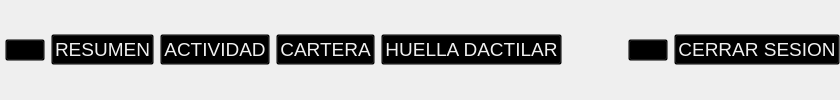
      <widget class="QWidget" name="pageMenu">
       <layout class="QGridLayout" name="gridLayout_12">
        <property name="leftMargin">
         <number>0</number>
        </property>
        <property name="topMargin">
         <number>0</number>
        </property>
        <property name="rightMargin">
         <number>0</number>
        </property>
        <property name="bottomMargin">
         <number>0</number>
        </property>
        <item row="0" column="0">
         <widget class="QWidget" name="widgetMenu" native="true">
          <property name="palette">
           <palette>
            <active>
             <colorrole role="WindowText">
              <brush brushstyle="SolidPattern">
               <color alpha="255">
                <red>0</red>
                <green>0</green>
                <blue>0</blue>
               </color>
              </brush>
             </colorrole>
             <colorrole role="Button">
              <brush brushstyle="SolidPattern">
               <color alpha="255">
                <red>54</red>
                <green>54</green>
                <blue>54</blue>
               </color>
              </brush>
             </colorrole>
             <colorrole role="Light">
              <brush brushstyle="SolidPattern">
               <color alpha="255">
                <red>255</red>
                <green>255</green>
                <blue>255</blue>
               </color>
              </brush>
             </colorrole>
             <colorrole role="Midlight">
              <brush brushstyle="SolidPattern">
               <color alpha="255">
                <red>240</red>
                <green>245</green>
                <blue>246</blue>
               </color>
              </brush>
             </colorrole>
             <colorrole role="Dark">
              <brush brushstyle="SolidPattern">
               <color alpha="255">
                <red>113</red>
                <green>118</green>
                <blue>118</blue>
               </color>
              </brush>
             </colorrole>
             <colorrole role="Mid">
              <brush brushstyle="SolidPattern">
               <color alpha="255">
                <red>151</red>
                <green>157</green>
                <blue>158</blue>
               </color>
              </brush>
             </colorrole>
             <colorrole role="Text">
              <brush brushstyle="SolidPattern">
               <color alpha="255">
                <red>0</red>
                <green>0</green>
                <blue>0</blue>
               </color>
              </brush>
             </colorrole>
             <colorrole role="BrightText">
              <brush brushstyle="SolidPattern">
               <color alpha="255">
                <red>255</red>
                <green>255</green>
                <blue>255</blue>
               </color>
              </brush>
             </colorrole>
             <colorrole role="ButtonText">
              <brush brushstyle="SolidPattern">
               <color alpha="255">
                <red>0</red>
                <green>0</green>
                <blue>0</blue>
               </color>
              </brush>
             </colorrole>
             <colorrole role="Base">
              <brush brushstyle="SolidPattern">
               <color alpha="255">
                <red>54</red>
                <green>54</green>
                <blue>54</blue>
               </color>
              </brush>
             </colorrole>
             <colorrole role="Window">
              <brush brushstyle="SolidPattern">
               <color alpha="255">
                <red>54</red>
                <green>54</green>
                <blue>54</blue>
               </color>
              </brush>
             </colorrole>
             <colorrole role="Shadow">
              <brush brushstyle="SolidPattern">
               <color alpha="255">
                <red>0</red>
                <green>0</green>
                <blue>0</blue>
               </color>
              </brush>
             </colorrole>
             <colorrole role="AlternateBase">
              <brush brushstyle="SolidPattern">
               <color alpha="255">
                <red>240</red>
                <green>245</green>
                <blue>246</blue>
               </color>
              </brush>
             </colorrole>
             <colorrole role="ToolTipBase">
              <brush brushstyle="SolidPattern">
               <color alpha="255">
                <red>255</red>
                <green>255</green>
                <blue>220</blue>
               </color>
              </brush>
             </colorrole>
             <colorrole role="ToolTipText">
              <brush brushstyle="SolidPattern">
               <color alpha="255">
                <red>0</red>
                <green>0</green>
                <blue>0</blue>
               </color>
              </brush>
             </colorrole>
            </active>
            <inactive>
             <colorrole role="WindowText">
              <brush brushstyle="SolidPattern">
               <color alpha="255">
                <red>0</red>
                <green>0</green>
                <blue>0</blue>
               </color>
              </brush>
             </colorrole>
             <colorrole role="Button">
              <brush brushstyle="SolidPattern">
               <color alpha="255">
                <red>54</red>
                <green>54</green>
                <blue>54</blue>
               </color>
              </brush>
             </colorrole>
             <colorrole role="Light">
              <brush brushstyle="SolidPattern">
               <color alpha="255">
                <red>255</red>
                <green>255</green>
                <blue>255</blue>
               </color>
              </brush>
             </colorrole>
             <colorrole role="Midlight">
              <brush brushstyle="SolidPattern">
               <color alpha="255">
                <red>240</red>
                <green>245</green>
                <blue>246</blue>
               </color>
              </brush>
             </colorrole>
             <colorrole role="Dark">
              <brush brushstyle="SolidPattern">
               <color alpha="255">
                <red>113</red>
                <green>118</green>
                <blue>118</blue>
               </color>
              </brush>
             </colorrole>
             <colorrole role="Mid">
              <brush brushstyle="SolidPattern">
               <color alpha="255">
                <red>151</red>
                <green>157</green>
                <blue>158</blue>
               </color>
              </brush>
             </colorrole>
             <colorrole role="Text">
              <brush brushstyle="SolidPattern">
               <color alpha="255">
                <red>0</red>
                <green>0</green>
                <blue>0</blue>
               </color>
              </brush>
             </colorrole>
             <colorrole role="BrightText">
              <brush brushstyle="SolidPattern">
               <color alpha="255">
                <red>255</red>
                <green>255</green>
                <blue>255</blue>
               </color>
              </brush>
             </colorrole>
             <colorrole role="ButtonText">
              <brush brushstyle="SolidPattern">
               <color alpha="255">
                <red>0</red>
                <green>0</green>
                <blue>0</blue>
               </color>
              </brush>
             </colorrole>
             <colorrole role="Base">
              <brush brushstyle="SolidPattern">
               <color alpha="255">
                <red>54</red>
                <green>54</green>
                <blue>54</blue>
               </color>
              </brush>
             </colorrole>
             <colorrole role="Window">
              <brush brushstyle="SolidPattern">
               <color alpha="255">
                <red>54</red>
                <green>54</green>
                <blue>54</blue>
               </color>
              </brush>
             </colorrole>
             <colorrole role="Shadow">
              <brush brushstyle="SolidPattern">
               <color alpha="255">
                <red>0</red>
                <green>0</green>
                <blue>0</blue>
               </color>
              </brush>
             </colorrole>
             <colorrole role="AlternateBase">
              <brush brushstyle="SolidPattern">
               <color alpha="255">
                <red>240</red>
                <green>245</green>
                <blue>246</blue>
               </color>
              </brush>
             </colorrole>
             <colorrole role="ToolTipBase">
              <brush brushstyle="SolidPattern">
               <color alpha="255">
                <red>255</red>
                <green>255</green>
                <blue>220</blue>
               </color>
              </brush>
             </colorrole>
             <colorrole role="ToolTipText">
              <brush brushstyle="SolidPattern">
               <color alpha="255">
                <red>0</red>
                <green>0</green>
                <blue>0</blue>
               </color>
              </brush>
             </colorrole>
            </inactive>
            <disabled>
             <colorrole role="WindowText">
              <brush brushstyle="SolidPattern">
               <color alpha="255">
                <red>113</red>
                <green>118</green>
                <blue>118</blue>
               </color>
              </brush>
             </colorrole>
             <colorrole role="Button">
              <brush brushstyle="SolidPattern">
               <color alpha="255">
                <red>54</red>
                <green>54</green>
                <blue>54</blue>
               </color>
              </brush>
             </colorrole>
             <colorrole role="Light">
              <brush brushstyle="SolidPattern">
               <color alpha="255">
                <red>255</red>
                <green>255</green>
                <blue>255</blue>
               </color>
              </brush>
             </colorrole>
             <colorrole role="Midlight">
              <brush brushstyle="SolidPattern">
               <color alpha="255">
                <red>240</red>
                <green>245</green>
                <blue>246</blue>
               </color>
              </brush>
             </colorrole>
             <colorrole role="Dark">
              <brush brushstyle="SolidPattern">
               <color alpha="255">
                <red>113</red>
                <green>118</green>
                <blue>118</blue>
               </color>
              </brush>
             </colorrole>
             <colorrole role="Mid">
              <brush brushstyle="SolidPattern">
               <color alpha="255">
                <red>151</red>
                <green>157</green>
                <blue>158</blue>
               </color>
              </brush>
             </colorrole>
             <colorrole role="Text">
              <brush brushstyle="SolidPattern">
               <color alpha="255">
                <red>113</red>
                <green>118</green>
                <blue>118</blue>
               </color>
              </brush>
             </colorrole>
             <colorrole role="BrightText">
              <brush brushstyle="SolidPattern">
               <color alpha="255">
                <red>255</red>
                <green>255</green>
                <blue>255</blue>
               </color>
              </brush>
             </colorrole>
             <colorrole role="ButtonText">
              <brush brushstyle="SolidPattern">
               <color alpha="255">
                <red>113</red>
                <green>118</green>
                <blue>118</blue>
               </color>
              </brush>
             </colorrole>
             <colorrole role="Base">
              <brush brushstyle="SolidPattern">
               <color alpha="255">
                <red>54</red>
                <green>54</green>
                <blue>54</blue>
               </color>
              </brush>
             </colorrole>
             <colorrole role="Window">
              <brush brushstyle="SolidPattern">
               <color alpha="255">
                <red>54</red>
                <green>54</green>
                <blue>54</blue>
               </color>
              </brush>
             </colorrole>
             <colorrole role="Shadow">
              <brush brushstyle="SolidPattern">
               <color alpha="255">
                <red>0</red>
                <green>0</green>
                <blue>0</blue>
               </color>
              </brush>
             </colorrole>
             <colorrole role="AlternateBase">
              <brush brushstyle="SolidPattern">
               <color alpha="255">
                <red>226</red>
                <green>236</green>
                <blue>237</blue>
               </color>
              </brush>
             </colorrole>
             <colorrole role="ToolTipBase">
              <brush brushstyle="SolidPattern">
               <color alpha="255">
                <red>255</red>
                <green>255</green>
                <blue>220</blue>
               </color>
              </brush>
             </colorrole>
             <colorrole role="ToolTipText">
              <brush brushstyle="SolidPattern">
               <color alpha="255">
                <red>0</red>
                <green>0</green>
                <blue>0</blue>
               </color>
              </brush>
             </colorrole>
            </disabled>
           </palette>
          </property>
          <property name="autoFillBackground">
           <bool>false</bool>
          </property>
          <layout class="QHBoxLayout" name="horizontalLayout_2">
           <property name="leftMargin">
            <number>0</number>
           </property>
           <property name="topMargin">
            <number>0</number>
           </property>
           <property name="rightMargin">
            <number>0</number>
           </property>
           <property name="bottomMargin">
            <number>0</number>
           </property>
           <item>
            <spacer name="horizontalSpacer_16">
             <property name="orientation">
              <enum>Qt::Horizontal</enum>
             </property>
             <property name="sizeType">
              <enum>QSizePolicy::Fixed</enum>
             </property>
             <property name="sizeHint" stdset="0">
              <size>
               <width>5</width>
               <height>5</height>
              </size>
             </property>
            </spacer>
           </item>
           <item>
            <widget class="QPushButton" name="pushButtoLogo">
             <property name="mouseTracking">
              <bool>false</bool>
             </property>
             <property name="styleSheet">
              <string notr="true">background: transparent;</string>
             </property>
             <property name="text">
              <string/>
             </property>
             <property name="icon">
              <iconset resource="MyResources.qrc">
               <normaloff>:/MyFiles/Images/huella.png</normaloff>:/MyFiles/Images/huella.png</iconset>
             </property>
             <property name="iconSize">
              <size>
               <width>64</width>
               <height>80</height>
              </size>
             </property>
             <property name="autoRepeat">
              <bool>false</bool>
             </property>
             <property name="autoRepeatDelay">
              <number>0</number>
             </property>
             <property name="autoRepeatInterval">
              <number>0</number>
             </property>
             <property name="flat">
              <bool>false</bool>
             </property>
            </widget>
           </item>
           <item>
            <widget class="QPushButton" name="pushButtonResume">
             <property name="cursor">
              <cursorShape>ArrowCursor</cursorShape>
             </property>
             <property name="mouseTracking">
              <bool>false</bool>
             </property>
             <property name="focusPolicy">
              <enum>Qt::TabFocus</enum>
             </property>
             <property name="contextMenuPolicy">
              <enum>Qt::DefaultContextMenu</enum>
             </property>
             <property name="styleSheet">
              <string notr="true">QPushButton {
	background: transparent;
	font-family: helvetica neue;
	font-style: ultrafina;
	font-size: 14pt;
	color: #f0f0f0;
}
QPushButton:pressed {
	background: transparent;
	font-family: helvetica neue;
	font-style: ultrafina;
	font-size: 14pt;
	color: #03bff5;
}

QPushButton:checked {
	background: transparent;
	font-family: helvetica neue;
	font-style: ultrafina;
	font-size: 14pt;
	color: #03bff5;
}


QPushButton:hover {
	background: transparent;
	font-family: helvetica neue;
	font-style: ultrafina;
	font-size: 14pt;
	color: #03bff5;
}
</string>
             </property>
             <property name="text">
              <string>RESUMEN</string>
             </property>
             <property name="checkable">
              <bool>true</bool>
             </property>
             <property name="autoRepeat">
              <bool>false</bool>
             </property>
             <property name="autoExclusive">
              <bool>false</bool>
             </property>
             <property name="flat">
              <bool>false</bool>
             </property>
            </widget>
           </item>
           <item>
            <widget class="QPushButton" name="pushButtonActivity">
             <property name="styleSheet">
              <string notr="true">QPushButton {
	background: transparent;
	font-family: helvetica neue;
	font-style: ultrafina;
	font-size: 14pt;
	color: #f0f0f0;
}
QPushButton:pressed {
	background: transparent;
	font-family: helvetica neue;
	font-style: ultrafina;
	font-size: 14pt;
	color: #03bff5;
}

QPushButton:checked {
	background: transparent;
	font-family: helvetica neue;
	font-style: ultrafina;
	font-size: 14pt;
	color: #03bff5;
}


QPushButton:hover {
	background: transparent;
	font-family: helvetica neue;
	font-style: ultrafina;
	font-size: 14pt;
	color: #03bff5;
}
</string>
             </property>
             <property name="text">
              <string>ACTIVIDAD</string>
             </property>
             <property name="checkable">
              <bool>true</bool>
             </property>
             <property name="flat">
              <bool>false</bool>
             </property>
            </widget>
           </item>
           <item>
            <widget class="QPushButton" name="pushButtonWallet">
             <property name="styleSheet">
              <string notr="true">QPushButton {
	background: transparent;
	font-family: helvetica neue;
	font-style: ultrafina;
	font-size: 14pt;
	color: #f0f0f0;
}
QPushButton:pressed {
	background: transparent;
	font-family: helvetica neue;
	font-style: ultrafina;
	font-size: 14pt;
	color: #03bff5;
}

QPushButton:checked {
	background: transparent;
	font-family: helvetica neue;
	font-style: ultrafina;
	font-size: 14pt;
	color: #03bff5;
}


QPushButton:hover {
	background: transparent;
	font-family: helvetica neue;
	font-style: ultrafina;
	font-size: 14pt;
	color: #03bff5;
}
</string>
             </property>
             <property name="text">
              <string>CARTERA</string>
             </property>
             <property name="checkable">
              <bool>true</bool>
             </property>
             <property name="flat">
              <bool>false</bool>
             </property>
            </widget>
           </item>
           <item>
            <widget class="QPushButton" name="pushButtonFingerprint">
             <property name="styleSheet">
              <string notr="true">QPushButton {
	background: transparent;
	font-family: helvetica neue;
	font-style: ultrafina;
	font-size: 14pt;
	color: #f0f0f0;
}
QPushButton:pressed {
	background: transparent;
	font-family: helvetica neue;
	font-style: ultrafina;
	font-size: 14pt;
	color: #03bff5;
}

QPushButton:checked {
	background: transparent;
	font-family: helvetica neue;
	font-style: ultrafina;
	font-size: 14pt;
	color: #03bff5;
}


QPushButton:hover {
	background: transparent;
	font-family: helvetica neue;
	font-style: ultrafina;
	font-size: 14pt;
	color: #03bff5;
}
</string>
             </property>
             <property name="text">
              <string>HUELLA DACTILAR</string>
             </property>
             <property name="checkable">
              <bool>true</bool>
             </property>
             <property name="flat">
              <bool>false</bool>
             </property>
            </widget>
           </item>
           <item>
            <spacer name="horizontalSpacer_22">
             <property name="orientation">
              <enum>Qt::Horizontal</enum>
             </property>
             <property name="sizeType">
              <enum>QSizePolicy::Minimum</enum>
             </property>
             <property name="sizeHint" stdset="0">
              <size>
               <width>60</width>
               <height>20</height>
              </size>
             </property>
            </spacer>
           </item>
           <item>
            <widget class="QPushButton" name="pushButtonSetting">
             <property name="styleSheet">
              <string notr="true">background: transparent;</string>
             </property>
             <property name="text">
              <string/>
             </property>
             <property name="icon">
              <iconset resource="MyResources.qrc">
               <normaloff>:/MyFiles/Images/btn_settings.png</normaloff>:/MyFiles/Images/btn_settings.png</iconset>
             </property>
             <property name="iconSize">
              <size>
               <width>48</width>
               <height>48</height>
              </size>
             </property>
             <property name="checkable">
              <bool>true</bool>
             </property>
             <property name="flat">
              <bool>false</bool>
             </property>
            </widget>
           </item>
           <item>
            <widget class="QPushButton" name="pushButtonCloseSession">
             <property name="styleSheet">
              <string notr="true">QPushButton {
	background: transparent;
	font-family: helvetica neue;
	font-style: ultrafina;
	font-size: 14pt;
	color: #f0f0f0;
}
QPushButton:pressed {
	background: transparent;
	font-family: helvetica neue;
	font-style: ultrafina;
	font-size: 14pt;
	color: #03bff5;
}

QPushButton:hover {
	background: transparent;
	font-family: helvetica neue;
	font-style: ultrafina;
	font-size: 14pt;
	color: #03bff5;
}
</string>
             </property>
             <property name="text">
              <string>CERRAR SESION</string>
             </property>
             <property name="flat">
              <bool>false</bool>
             </property>
            </widget>
           </item>
          </layout>
         </widget>
        </item>
       </layout>
      </widget>
